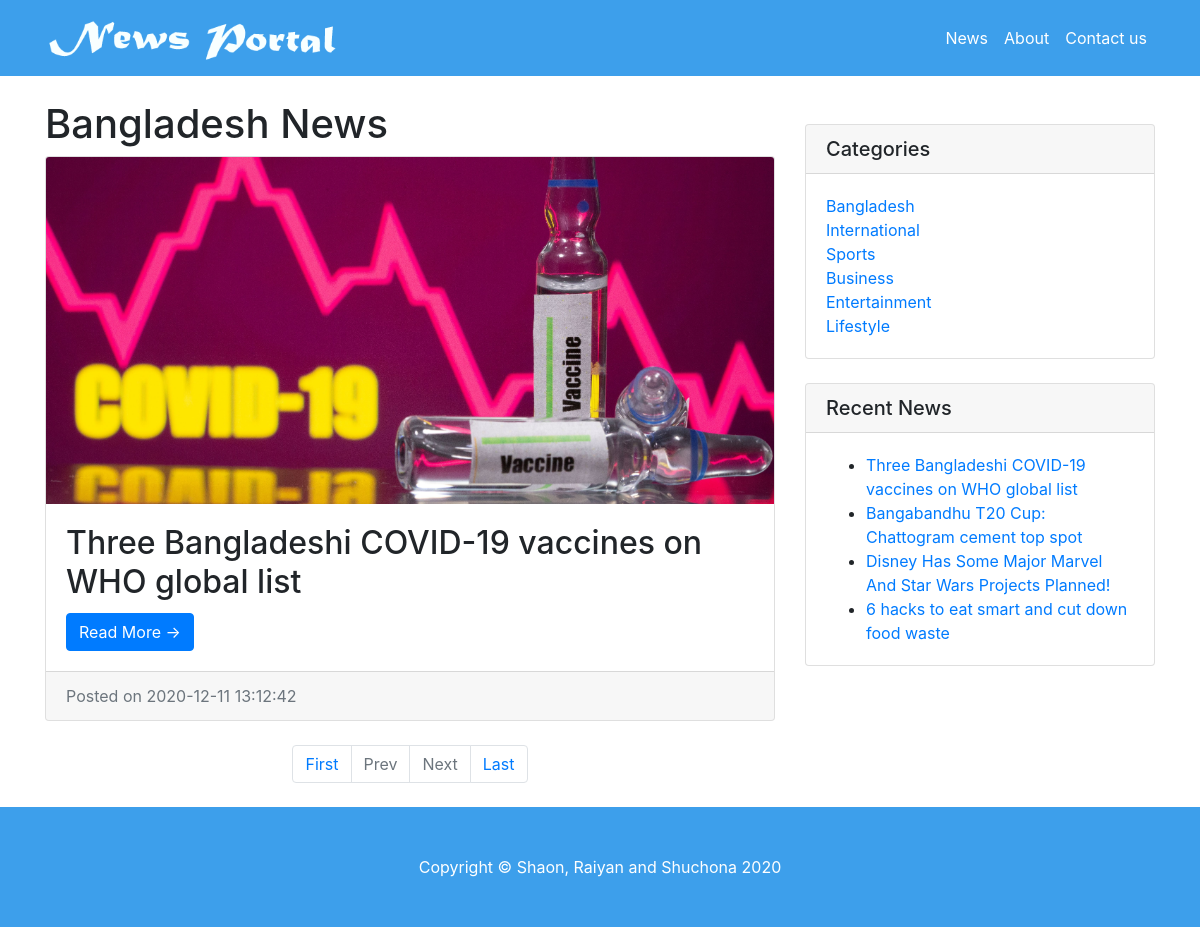
Before: /category.php?catid=2 with the older database file.
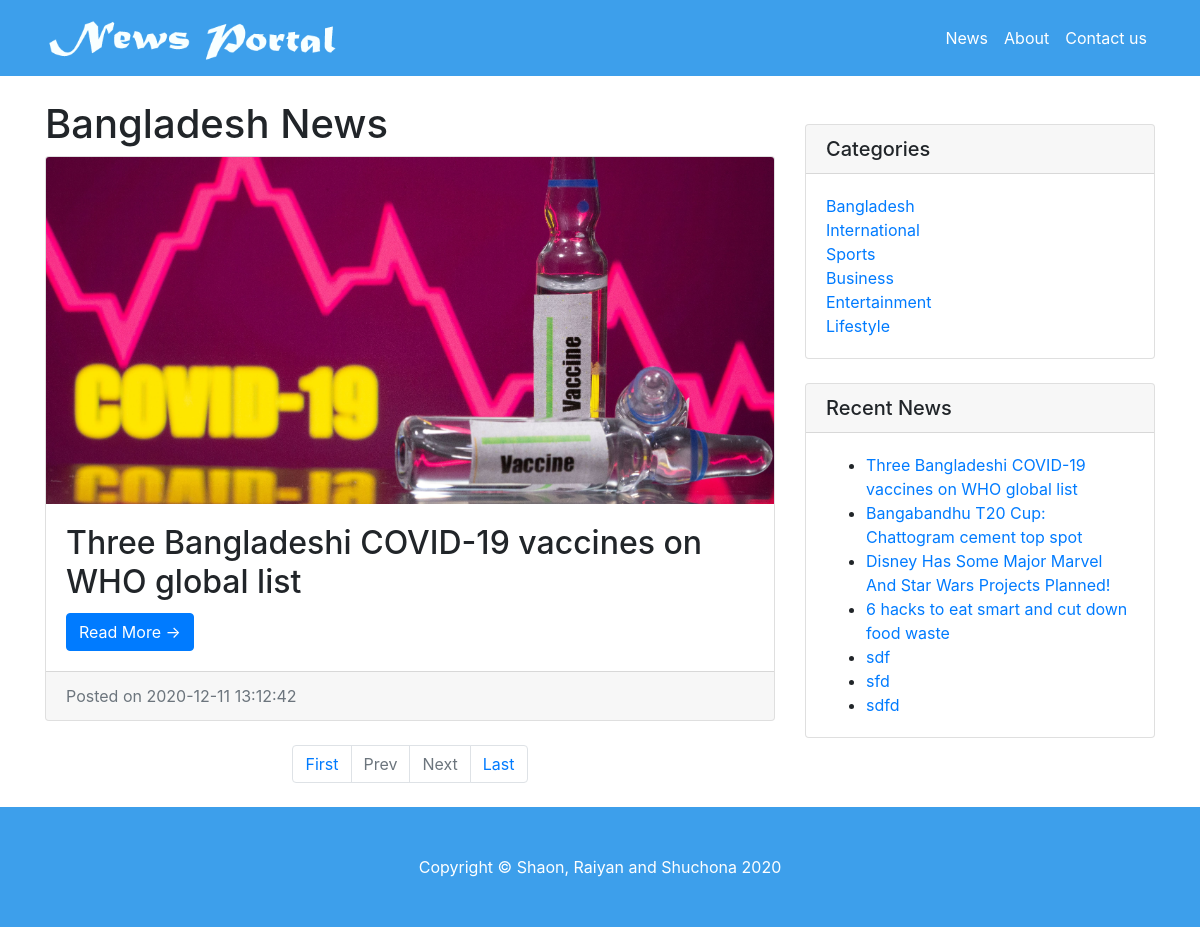
After: the same page with the newer database file.
### tables this page shows
CREATE TABLE `tblposts` (
  `id` int(11) NOT NULL,
  `PostTitle` longtext,
  `CategoryId` int(11) DEFAULT NULL,
  `SubCategoryId` int(11) DEFAULT NULL,
  `PostDetails` varchar(2000) DEFAULT NULL,
  `PostingDate` timestamp NULL DEFAULT CURRENT_TIMESTAMP,
  `UpdationDate` timestamp NULL DEFAULT NULL ON UPDATE CURRENT_TIMESTAMP,
  `Is_Active` int(1) DEFAULT NULL,
  `PostUrl` mediumtext,
  `PostImage` varchar(255) DEFAULT NULL
);

CREATE TABLE `tblcategory` (
  `id` int(11) NOT NULL,
  `CategoryName` varchar(200) DEFAULT NULL,
  `Description` mediumtext,
  `PostingDate` timestamp NULL DEFAULT CURRENT_TIMESTAMP,
  `UpdationDate` timestamp NULL DEFAULT '0000-00-00 00:00:00' ON UPDATE CURRENT_TIMESTAMP,
  `Is_Active` int(1) DEFAULT NULL
);

### category.php (the view, shortened to what this page needs)
<?php
include('includes/config.php');
    ?>
<!DOCTYPE html>
<html lang="en">
  <head>
    <link href="vendor/bootstrap/css/bootstrap.min.css" rel="stylesheet">
    <link href="css/modern-business.css" rel="stylesheet">
  </head>
  <body>
   <?php include('includes/header.php');?>
    <div class="container">
      <div class="row" style="margin-top: 4%">
        <div class="col-md-8">
<?php
     if (isset($_GET['pageno'])) {
            $pageno = $_GET['pageno'];
        } else {
            $pageno = 1;
        }
        $no_of_records_per_page = 8;
        $offset = ($pageno-1) * $no_of_records_per_page;
        $total_pages_sql = "SELECT COUNT(*) FROM tblposts";
        $result = mysqli_query($con,$total_pages_sql);
        $total_rows = mysqli_fetch_array($result)[0];
        $total_pages = ceil($total_rows / $no_of_records_per_page);
$query=mysqli_query($con,"select tblposts.id as pid,tblposts.PostTitle as posttitle,tblposts.PostImage,tblcategory.CategoryName as category,tblsubcategory.Subcategory as subcategory,tblposts.PostDetails as postdetails,tblposts.PostingDate as postingdate,tblposts.PostUrl as url from tblposts left join tblcategory on tblcategory.id=tblposts.CategoryId left join  tblsubcategory on  tblsubcategory.SubCategoryId=tblposts.SubCategoryId where tblposts.CategoryId='".$_SESSION['catid']."' and tblposts.Is_Active=1 order by tblposts.id desc LIMIT $offset, $no_of_records_per_page");
$rowcount=mysqli_num_rows($query);
if($rowcount==0)
{
echo "No record found";
}
else {
while ($row=mysqli_fetch_array($query)) {
?>
<h1><?php echo htmlentities($row['category']);?> News</h1>
          <div class="card mb-4">
       <img class="card-img-top" src="admin/postimages/<?php echo htmlentities($row['PostImage']);?>" alt="<?php echo htmlentities($row['posttitle']);?>">
            <div class="card-body">
              <h2 class="card-title"><?php echo htmlentities($row['posttitle']);?></h2>
              <a href="news-details.php?nid=<?php echo htmlentities($row['pid'])?>" class="btn btn-primary">Read More &rarr;</a>
            </div>
            <div class="card-footer text-muted">
              Posted on <?php echo htmlentities($row['postingdate']);?>
            </div>
          </div>
<?php } ?>
    <ul class="pagination justify-content-center mb-4">
        <li class="page-item"><a href="?pageno=1"  class="page-link">First</a></li>
        <li class="<?php if($pageno <= 1){ echo 'disabled'; } ?> page-item">
            <a href="<?php if($pageno <= 1){ echo '#'; } else { echo "?pageno=".($pageno - 1); } ?>" class="page-link">Prev</a>
        </li>
        <li class="<?php if($pageno >= $total_pages){ echo 'disabled'; } ?> page-item">
            <a href="<?php if($pageno >= $total_pages){ echo '#'; } else { echo "?pageno=".($pageno + 1); } ?> " class="page-link">Next</a>
        </li>
        <li class="page-item"><a href="?pageno=<?php echo $total_pages; ?>" class="page-link">Last</a></li>
    </ul>
<?php } ?>
        </div>
      <?php include('includes/sidebar.php');?>
      </div>
    </div>
      <?php include('includes/footer.php');?>
</head>
  </body>
</html>

### includes/sidebar.php
  <div class="col-md-4">
          <div class="card my-4">
            <h5 class="card-header">Categories</h5>
            <div class="card-body">
              <div class="row">
                <div class="col-lg-6">
                  <ul class="list-unstyled mb-0">
<?php $query=mysqli_query($con,"select id,CategoryName from tblcategory");
while($row=mysqli_fetch_array($query))
{
?>
                    <li>
                      <a href="category.php?catid=<?php echo htmlentities($row['id'])?>"><?php echo htmlentities($row['CategoryName']);?></a>
                    </li>
<?php } ?>
                  </ul>
                </div>
              </div>
            </div>
          </div>
          <div class="card my-4">
            <h5 class="card-header">Recent News</h5>
            <div class="card-body">
                      <ul class="mb-0">
<?php
$query=mysqli_query($con,"select tblposts.id as pid,tblposts.PostTitle as posttitle from tblposts left join tblcategory on tblcategory.id=tblposts.CategoryId left join  tblsubcategory on  tblsubcategory.SubCategoryId=tblposts.SubCategoryId limit 8");
while ($row=mysqli_fetch_array($query)) {
?>
  <li>
                      <a href="news-details.php?nid=<?php echo htmlentities($row['pid'])?>"><?php echo htmlentities($row['posttitle']);?></a>
                    </li>
            <?php } ?>
          </ul>
            </div>
          </div>
        </div>

Changed rows visible on the page:
added tblposts: PostTitle "sdf", shown under "Recent News"
added tblposts: PostTitle "sfd", shown under "Recent News"
added tblposts: PostTitle "sdfd", shown under "Recent News"
